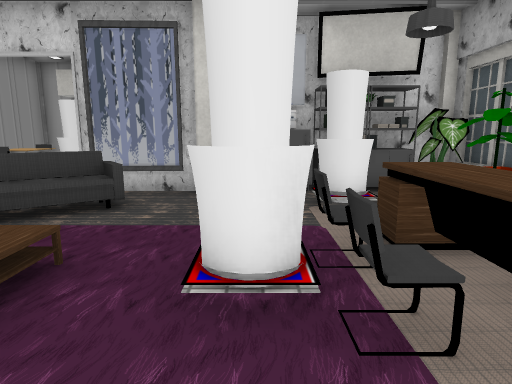
View 1 (above)

18 first-person views from a walk through a Unity game level. The camera is 1.3 m above the floor, tilts 10° down and sees 75° across. The floor is counted in squares, 1 m on a side. Each view is taken from the middle of a square. On the plan, view 1 faces up. The plan holds only what a view shows up to about 14 squares ahead; the rest is blank. The place goes on beyond the plan. The player is left out. Door leaves are left out, so doorways stand open. Some surface patterns are stand-ins.

View 2
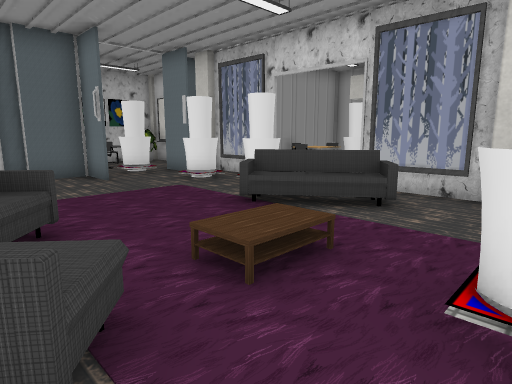

View 3
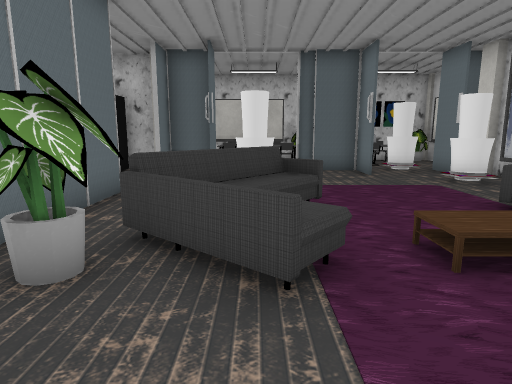

View 4
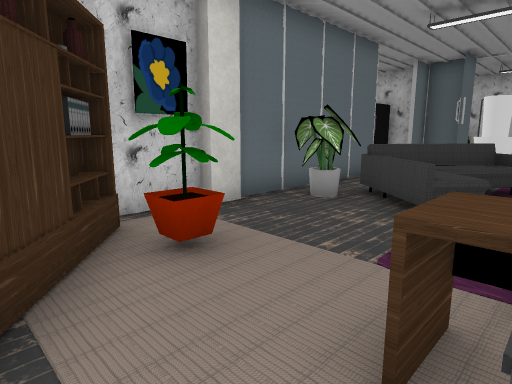

View 5
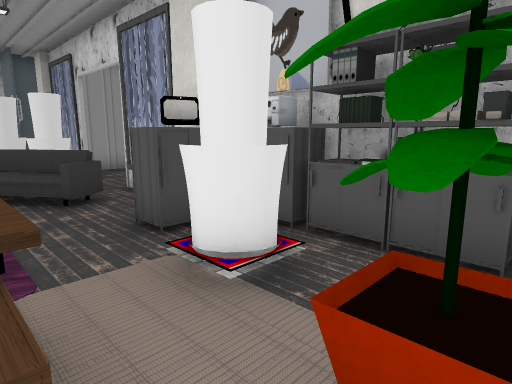

View 6
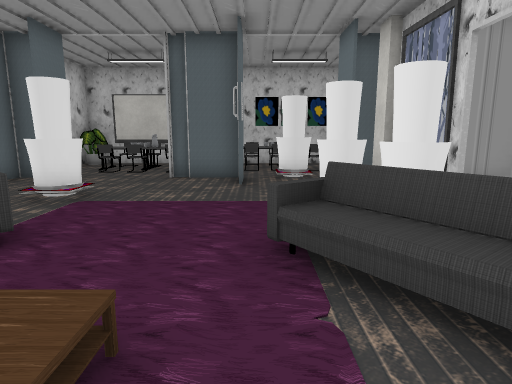

View 7
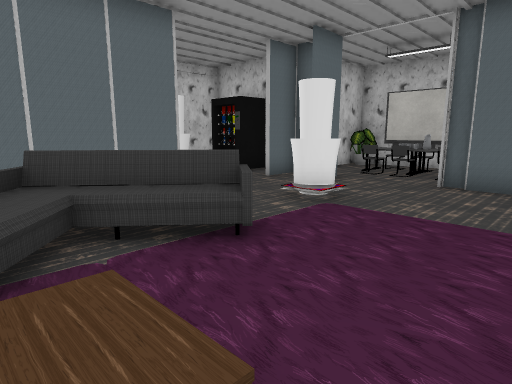

View 8
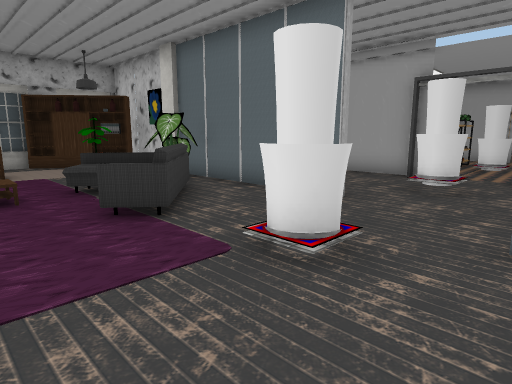

View 9
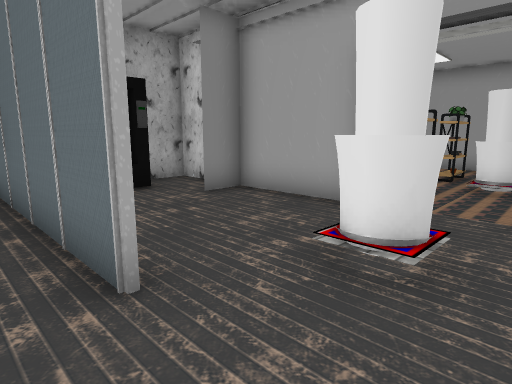

View 10
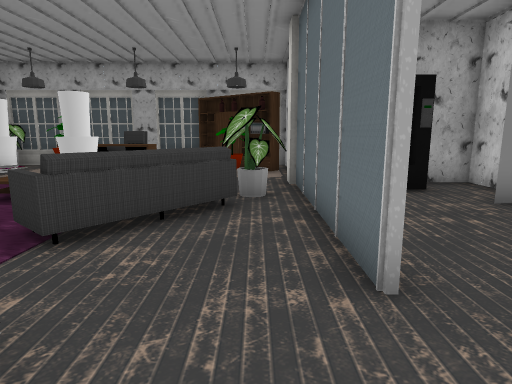

View 11
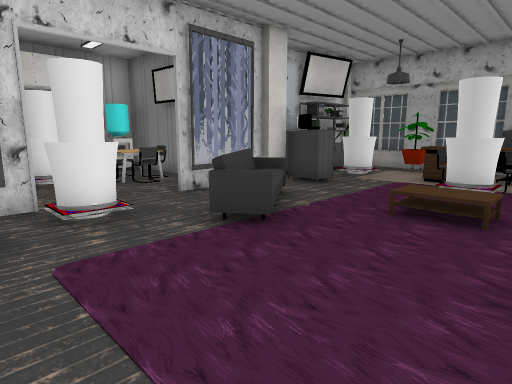

View 12
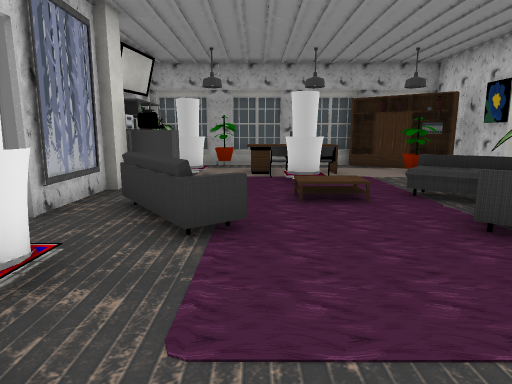

View 13
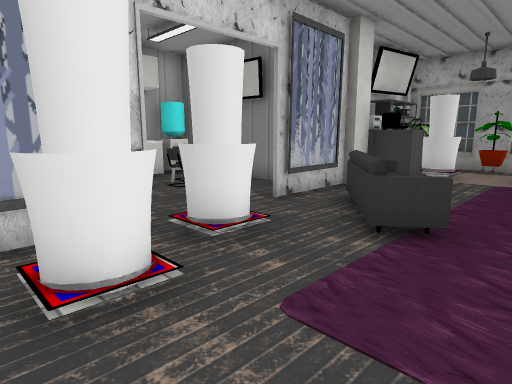

View 14
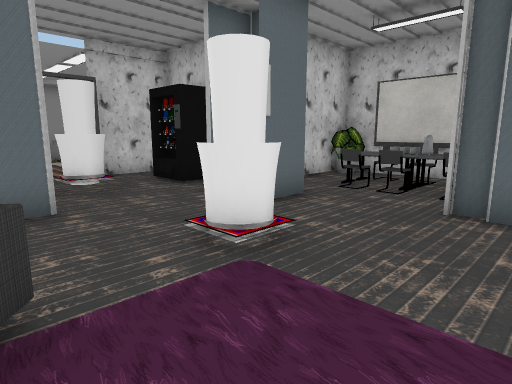

View 15
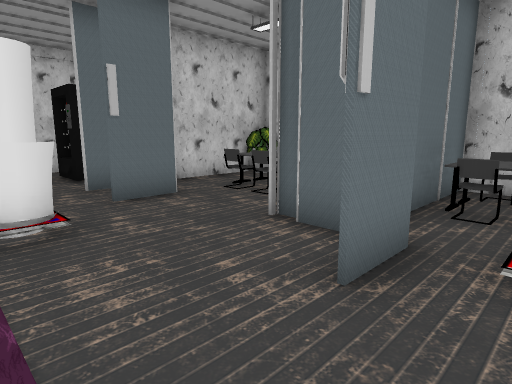

View 16
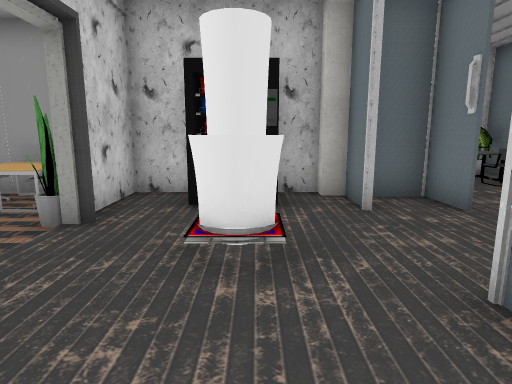

View 17
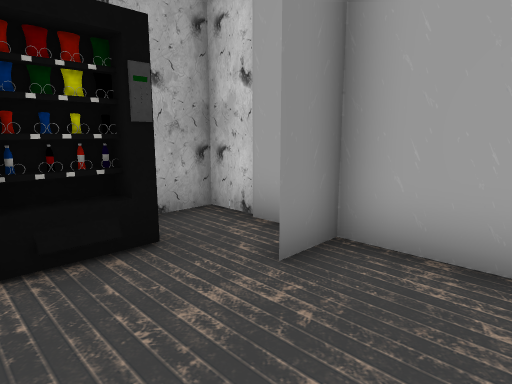

View 18
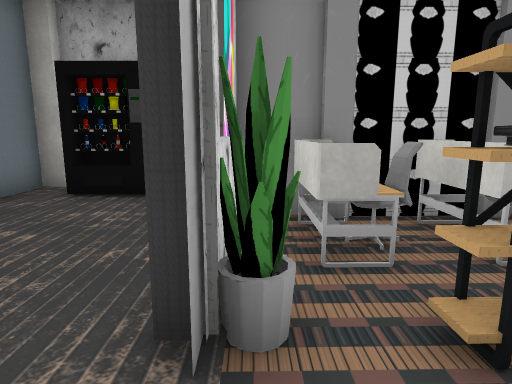

### Floor plan
Points are (right, up) in squares from view 1. A wall is a line through its corners. A room is listed if a view was taken in it or the views show most of it. See-through windows are left out.
Room 1 (views 1, 2, 3, 4, 5, 6, 7, 8, 9, 10, 11, 12, 13, 14, 15)
walls: (-2.2, -1.6) (-1.4, -1.7); (-1.3, 7.5) (-3.9, 7.5); (-2.5, -1.8) (-2.2, -1.7); (-1.7, -1.7) (-1.8, -2.1); (-2, -1.8) (-2, -1.7); (-1.6, -1.7) (-1.4, -1.7); (-0.5, 7.3) (-1.3, 7.3); (-1.8, -2.2) (-2, -1.8) (-1.9, -1.8) (-1.8, -2) (-1.6, -1.8) (-1.5, -1.8); (-2.2, -2.6) (-2.2, -1.7); (-6.6, 7.5) (-9.4, 7.5) (-9.4, 7.3) (-10.4, 7.2); (-9.4, 3.6) (-10.8, 3.6) (-10.8, 2); (-0.4, -2.9) (0.3, -2.9) (0.3, -3.3); (0.2, -3) (1.6, -3); (-6.5, -3) (-0.4, -3); (3.8, 4.9) (3.4, 4.8); (4, 4.9) (3.4, 4.9); (-9.5, -1.4) (-10.8, -1.5) (-10.8, -3.6); (2.4, -3) (3.5, -3); (4.9, 0.1) (4.9, 8.2); (-11, -1.4) (-9.4, -1.3); (-11, -3) (-9.5, -3)
low walls: (3.4, 4.8) (3.4, 5.5); (4.1, 5.5) (3.4, 5.5); (4.7, 0.2) (4.7, 1)
ways out: open door at (-7.4, -2.6) to room 2; opening at (-10.5, 0); opening at (-5, 8); open door at (-10.3, 1.3); open door at (-7, 8)
objects: other object (-8, 0) to (-7, 0); other object (-8, 5) to (-8, 6); other object (-7, 6) to (-6, 7); sofa (-5, -2) to (-2, 1); rug (-5, 4) to (-4, 5); sofa (-5, 5); sofa (-3, 6); rug (0, 2) to (0, 3); computer (0, 6) to (1, 8); chair (1, 2); chair (1, 3); rug (1, 6) to (2, 6); rug (2, -3) to (2, -2); rug (2, -2) to (4, -1); desk (2, 2) to (3, 3); rug (2, 4) to (3, 4); other object (2, 7); books (2, 8); block (3, -2); bookshelf (4, -1) to (4, 0)
Room 2 (views 16, 17, 18)
walls: (-5.6, -7.7) (-0.1, -7.6); (-2.9, -7.7) (-4.6, -7.7); (-2.9, -8.4) (-2.9, -6.4); (-10, -5.1) (-10, -6.1); (-10.3, -5.4) (-10.3, -6.1); (-1.5, -6) (-1.5, -4.2); (-9.5, -3.1) (-11, -3.1); (-1.3, -5.6) (-1.3, -4.4); (-1.4, -4.9) (-1.1, -4.4); (-1.1, -5.6) (-1.2, -5.1); (-1.1, -5.6) (-1.1, -4.4); (-11.1, -4.6) (-9.9, -4.6) (-9.9, -6.3); (-11.4, -6.5) (-11.4, -7.8) (-9.4, -7.7); (-11.4, -3.6) (-11.4, -4.9); (-0.4, -3.7) (-0.4, -2.9); (-0.1, -8.2) (-0.1, -6.5); (-0.4, -3.1) (-1.8, -3.1)
ways out: open door at (-7.4, -2.6) to room 1; opening at (-6.8, -8); open door at (-9, -9); open door at (-6, -7)
objects: other object (-9, -8); other object (-8, -6) to (-7, -5)

Positions as (right, up) in squares from view 1, and headings:
1: (0, 0), facing up
2: (0, 0), facing up-left
3: (1, 0), facing left
4: (4, 2), facing down-left
5: (4, 4), facing up-left
6: (-1, 4), facing left
7: (-2, 4), facing down-left
8: (-10, 3), facing down-right
9: (-9, -2), facing down-right
10: (-9, -2), facing right
11: (-8, 1), facing up-right
12: (-9, 4), facing right
13: (-9, 3), facing up-right
14: (-5, 3), facing down-left
15: (-7, 5), facing down-left
16: (-4, -5), facing left
17: (-5, -4), facing down-right
18: (-8, -8), facing right
